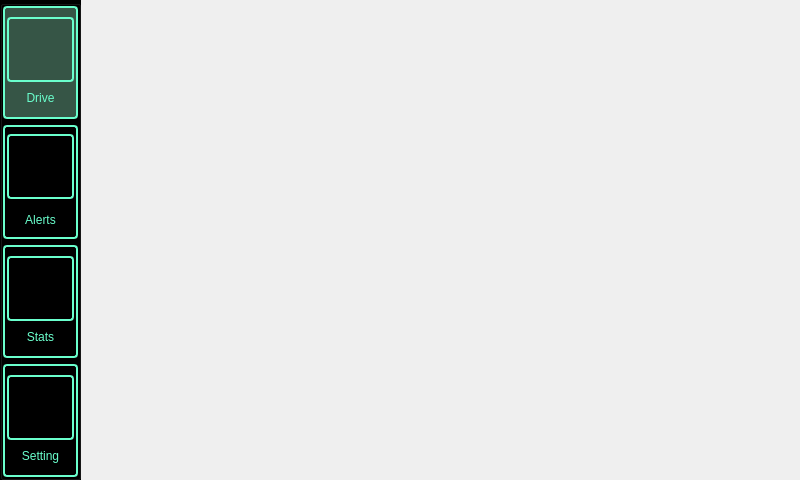
<?xml version="1.0" encoding="UTF-8"?>
<ui version="4.0">
 <class>MainWindow</class>
 <widget class="QMainWindow" name="MainWindow">
  <property name="geometry">
   <rect>
    <x>0</x>
    <y>0</y>
    <width>800</width>
    <height>480</height>
   </rect>
  </property>
  <property name="maximumSize">
   <size>
    <width>800</width>
    <height>480</height>
   </size>
  </property>
  <property name="windowTitle">
   <string>MainWindow</string>
  </property>
  <property name="styleSheet">
   <string notr="true">background-image: url(&quot;:general/general/gradient3.png&quot;);
</string>
  </property>
  <widget class="QWidget" name="centralwidget">
   <widget class="QGroupBox" name="verticalGroupBox">
    <property name="geometry">
     <rect>
      <x>0</x>
      <y>0</y>
      <width>81</width>
      <height>480</height>
     </rect>
    </property>
    <property name="sizePolicy">
     <sizepolicy hsizetype="Minimum" vsizetype="Minimum">
      <horstretch>0</horstretch>
      <verstretch>0</verstretch>
     </sizepolicy>
    </property>
    <property name="minimumSize">
     <size>
      <width>70</width>
      <height>0</height>
     </size>
    </property>
    <property name="maximumSize">
     <size>
      <width>16777215</width>
      <height>480</height>
     </size>
    </property>
    <property name="styleSheet">
     <string notr="true">/*background-image: url(&quot;:general/general/gradient3.png&quot;); */
background-color: black;</string>
    </property>
    <property name="alignment">
     <set>Qt::AlignCenter</set>
    </property>
    <layout class="QVBoxLayout" name="verticalLayout">
     <property name="sizeConstraint">
      <enum>QLayout::SetMaximumSize</enum>
     </property>
     <property name="leftMargin">
      <number>0</number>
     </property>
     <property name="topMargin">
      <number>0</number>
     </property>
     <property name="rightMargin">
      <number>0</number>
     </property>
     <property name="bottomMargin">
      <number>0</number>
     </property>
     <item>
      <layout class="QHBoxLayout" name="hlMain">
       <item>
        <widget class="QFrame" name="verticalFrame_2">
         <property name="minimumSize">
          <size>
           <width>70</width>
           <height>0</height>
          </size>
         </property>
         <property name="styleSheet">
          <string notr="true">border: 1.5px solid #6affcd;
border-radius: 4px;
padding: 2px;
background: #365546;
</string>
         </property>
         <layout class="QVBoxLayout" name="vlMain">
          <property name="leftMargin">
           <number>0</number>
          </property>
          <property name="topMargin">
           <number>0</number>
          </property>
          <property name="rightMargin">
           <number>0</number>
          </property>
          <property name="bottomMargin">
           <number>0</number>
          </property>
          <item>
           <layout class="QVBoxLayout" name="verticalLayout_6">
            <item>
             <layout class="QHBoxLayout" name="horizontalLayout">
              <property name="topMargin">
               <number>0</number>
              </property>
              <item>
               <widget class="QPushButton" name="pushButton">
                <property name="sizePolicy">
                 <sizepolicy hsizetype="Preferred" vsizetype="Fixed">
                  <horstretch>0</horstretch>
                  <verstretch>0</verstretch>
                 </sizepolicy>
                </property>
                <property name="minimumSize">
                 <size>
                  <width>0</width>
                  <height>65</height>
                 </size>
                </property>
                <property name="styleSheet">
                 <string notr="true">border-image: url(&quot;:44x44/44x44/navigation.png&quot;);</string>
                </property>
                <property name="text">
                 <string/>
                </property>
               </widget>
              </item>
             </layout>
            </item>
            <item>
             <layout class="QHBoxLayout" name="horizontalLayout_7">
              <item>
               <widget class="QLabel" name="label">
                <property name="sizePolicy">
                 <sizepolicy hsizetype="Preferred" vsizetype="Fixed">
                  <horstretch>0</horstretch>
                  <verstretch>0</verstretch>
                 </sizepolicy>
                </property>
                <property name="maximumSize">
                 <size>
                  <width>16777215</width>
                  <height>20</height>
                 </size>
                </property>
                <property name="styleSheet">
                 <string notr="true">border: 0px; 
font: 11pt &quot;Purisa&quot; ;
color:  #6affcd;</string>
                </property>
                <property name="text">
                 <string>Drive</string>
                </property>
                <property name="alignment">
                 <set>Qt::AlignCenter</set>
                </property>
               </widget>
              </item>
             </layout>
            </item>
           </layout>
          </item>
         </layout>
        </widget>
       </item>
      </layout>
     </item>
     <item>
      <layout class="QHBoxLayout" name="hlWarnings">
       <item>
        <widget class="QFrame" name="verticalFrame_3">
         <property name="minimumSize">
          <size>
           <width>70</width>
           <height>0</height>
          </size>
         </property>
         <property name="styleSheet">
          <string notr="true">border: 1.5px solid #6affcd;
border-radius: 4px;
padding: 2px;</string>
         </property>
         <layout class="QVBoxLayout" name="vlMain_2">
          <property name="leftMargin">
           <number>0</number>
          </property>
          <property name="topMargin">
           <number>0</number>
          </property>
          <property name="rightMargin">
           <number>0</number>
          </property>
          <property name="bottomMargin">
           <number>0</number>
          </property>
          <item>
           <layout class="QVBoxLayout" name="verticalLayout_7">
            <item>
             <layout class="QHBoxLayout" name="horizontalLayout_8">
              <property name="bottomMargin">
               <number>5</number>
              </property>
              <item>
               <widget class="QPushButton" name="pushButton_2">
                <property name="sizePolicy">
                 <sizepolicy hsizetype="Preferred" vsizetype="Fixed">
                  <horstretch>0</horstretch>
                  <verstretch>0</verstretch>
                 </sizepolicy>
                </property>
                <property name="minimumSize">
                 <size>
                  <width>0</width>
                  <height>65</height>
                 </size>
                </property>
                <property name="styleSheet">
                 <string notr="true">border-image: url(&quot;:44x44/44x44/message.png&quot;);</string>
                </property>
                <property name="text">
                 <string/>
                </property>
               </widget>
              </item>
             </layout>
            </item>
            <item>
             <layout class="QHBoxLayout" name="horizontalLayout_9">
              <item>
               <widget class="QLabel" name="label_2">
                <property name="maximumSize">
                 <size>
                  <width>16777215</width>
                  <height>20</height>
                 </size>
                </property>
                <property name="styleSheet">
                 <string notr="true">border: 0px; 
font: 11pt &quot;Purisa&quot; ;
color:  #6affcd;</string>
                </property>
                <property name="text">
                 <string>Alerts</string>
                </property>
                <property name="alignment">
                 <set>Qt::AlignCenter</set>
                </property>
               </widget>
              </item>
             </layout>
            </item>
           </layout>
          </item>
         </layout>
        </widget>
       </item>
      </layout>
     </item>
     <item>
      <layout class="QHBoxLayout" name="hlData" stretch="0">
       <item>
        <widget class="QFrame" name="verticalFrame_4">
         <property name="minimumSize">
          <size>
           <width>70</width>
           <height>0</height>
          </size>
         </property>
         <property name="styleSheet">
          <string notr="true">border: 1.5px solid #6affcd;
border-radius: 4px;
padding: 2px;</string>
         </property>
         <layout class="QVBoxLayout" name="vlMain_3">
          <property name="leftMargin">
           <number>0</number>
          </property>
          <property name="topMargin">
           <number>0</number>
          </property>
          <property name="rightMargin">
           <number>0</number>
          </property>
          <property name="bottomMargin">
           <number>0</number>
          </property>
          <item>
           <layout class="QVBoxLayout" name="verticalLayout_8">
            <item>
             <layout class="QHBoxLayout" name="horizontalLayout_10">
              <item>
               <widget class="QPushButton" name="pushButton_3">
                <property name="sizePolicy">
                 <sizepolicy hsizetype="Preferred" vsizetype="Fixed">
                  <horstretch>0</horstretch>
                  <verstretch>0</verstretch>
                 </sizepolicy>
                </property>
                <property name="minimumSize">
                 <size>
                  <width>0</width>
                  <height>65</height>
                 </size>
                </property>
                <property name="styleSheet">
                 <string notr="true">border-image: url(&quot;:44x44/44x44/statistics.png&quot;);</string>
                </property>
                <property name="text">
                 <string/>
                </property>
               </widget>
              </item>
             </layout>
            </item>
            <item>
             <layout class="QHBoxLayout" name="horizontalLayout_11">
              <item>
               <widget class="QLabel" name="label_3">
                <property name="maximumSize">
                 <size>
                  <width>16777215</width>
                  <height>20</height>
                 </size>
                </property>
                <property name="styleSheet">
                 <string notr="true">border: 0px; 
font: 11pt &quot;Purisa&quot; ;
color:  #6affcd;</string>
                </property>
                <property name="text">
                 <string>Stats</string>
                </property>
                <property name="alignment">
                 <set>Qt::AlignCenter</set>
                </property>
               </widget>
              </item>
             </layout>
            </item>
           </layout>
          </item>
         </layout>
        </widget>
       </item>
      </layout>
     </item>
     <item>
      <layout class="QHBoxLayout" name="hlSettings" stretch="0">
       <item>
        <widget class="QFrame" name="verticalFrame_5">
         <property name="minimumSize">
          <size>
           <width>70</width>
           <height>0</height>
          </size>
         </property>
         <property name="styleSheet">
          <string notr="true">border: 1.5px solid #6affcd;
border-radius: 4px;
padding: 2px;</string>
         </property>
         <layout class="QVBoxLayout" name="vlMain_4">
          <property name="leftMargin">
           <number>0</number>
          </property>
          <property name="topMargin">
           <number>0</number>
          </property>
          <property name="rightMargin">
           <number>0</number>
          </property>
          <property name="bottomMargin">
           <number>0</number>
          </property>
          <item>
           <layout class="QVBoxLayout" name="verticalLayout_9">
            <item>
             <layout class="QHBoxLayout" name="horizontalLayout_12">
              <item>
               <widget class="QPushButton" name="pushButton_4">
                <property name="sizePolicy">
                 <sizepolicy hsizetype="Preferred" vsizetype="Fixed">
                  <horstretch>0</horstretch>
                  <verstretch>0</verstretch>
                 </sizepolicy>
                </property>
                <property name="minimumSize">
                 <size>
                  <width>0</width>
                  <height>65</height>
                 </size>
                </property>
                <property name="styleSheet">
                 <string notr="true">border-image: url(&quot;:44x44/44x44/settings.png&quot;);</string>
                </property>
                <property name="text">
                 <string/>
                </property>
               </widget>
              </item>
             </layout>
            </item>
            <item>
             <layout class="QHBoxLayout" name="horizontalLayout_13">
              <item>
               <widget class="QLabel" name="label_4">
                <property name="maximumSize">
                 <size>
                  <width>16777215</width>
                  <height>20</height>
                 </size>
                </property>
                <property name="styleSheet">
                 <string notr="true">border: 0px; 
font: 11pt &quot;Purisa&quot; ;
color:  #6affcd;</string>
                </property>
                <property name="text">
                 <string>Setting</string>
                </property>
                <property name="alignment">
                 <set>Qt::AlignCenter</set>
                </property>
               </widget>
              </item>
             </layout>
            </item>
           </layout>
          </item>
         </layout>
        </widget>
       </item>
      </layout>
     </item>
    </layout>
   </widget>
   <widget class="QFrame" name="gridFrame">
    <property name="geometry">
     <rect>
      <x>88</x>
      <y>0</y>
      <width>711</width>
      <height>480</height>
     </rect>
    </property>
    <property name="sizePolicy">
     <sizepolicy hsizetype="Preferred" vsizetype="Preferred">
      <horstretch>0</horstretch>
      <verstretch>0</verstretch>
     </sizepolicy>
    </property>
    <property name="maximumSize">
     <size>
      <width>720</width>
      <height>480</height>
     </size>
    </property>
    <property name="styleSheet">
     <string notr="true">background-image: url(&quot;:general/general/gradient3.png&quot;);
</string>
    </property>
    <layout class="QGridLayout" name="gridLayout"/>
   </widget>
  </widget>
 </widget>
 <resources>
  <include location="../../img/img.qrc"/>
 </resources>
 <connections/>
</ui>
